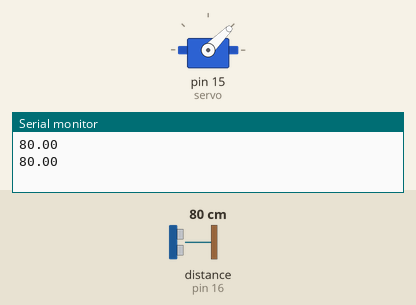
Simulated run of this sketch. Board: Arduino Uno, built with avr-gcc and run on an emulated ATmega328P. On the bench: servo, the last lines printed to the serial monitor. The test bench sets the inputs (shaded band); at power-on: distance to the obstacle (sensor on pin 16) 80 cm.

Above: at 3.8 s.
3.9 s: distance to the obstacle (sensor on pin 16) set to 56 cm
7.8 s: distance to the obstacle (sensor on pin 16) set to 45 cm
At 8.8 s:
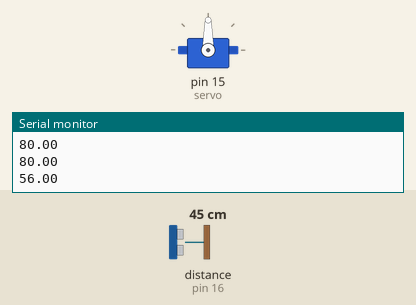
11.7 s: distance to the obstacle (sensor on pin 16) set to 60 cm
At 12.8 s:
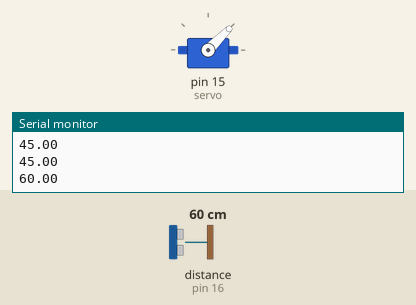
19.4 s: distance to the obstacle (sensor on pin 16) set to 2 cm
At 20.5 s:
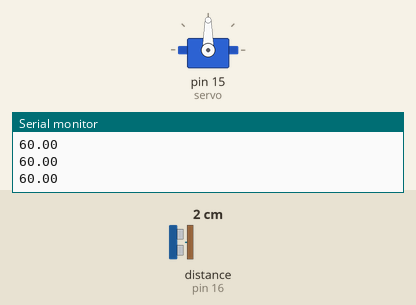
Timing chart, 0 to 22.4 s (numbered marks = the images above; inputs shaded):
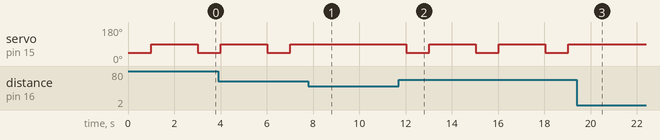

The sketch:

Testing_servo_and_distance_sensors.ino
```cpp
#include <Servo.h>
#include <Ultrasonic.h>
Servo servo;
Ultrasonic ultrasonic(17, 16);

void setup() {
  servo.attach(15);
  Serial.begin(9600);
}

void loop() {
  float a = ultrasonic.distanceRead(CM);
  Serial.println(a);
  if(a>50) {
    servo.write(45);
    delay(1000);
    servo.write(90);
    delay(1000);
  }
  delay(1000);
}
```

Measured:
- the behaviour switches between 51 and 50 cm on distance to the obstacle (sensor on pin 16) (found by bisection; images 0 and 1)
- after the input at 7.8 s, servo on pin 15 (servo): stays 90° (without the input it goes to 45° after 1.2 s)
- after the input at 11.7 s, servo on pin 15 (servo): alternates 90° for 2.0 s and 45° for 1.0 s, starting after 0.33 s
- after the input at 19.4 s, servo on pin 15 (servo): stays 90° (without the input it goes to 45° after 1.6 s)
